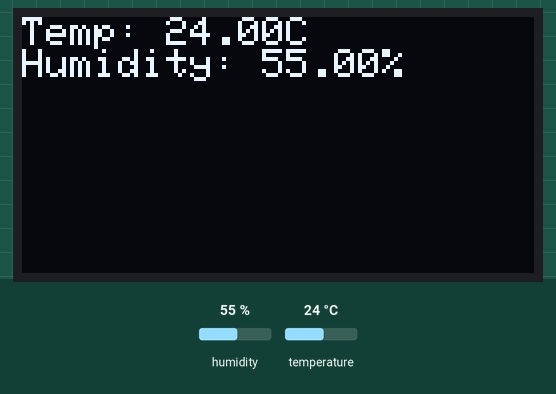
Bench run of a sketch on a simulated Arduino Uno, built with avr-gcc and run on an emulated ATmega328P. Shown: 128×64 one-colour display. The test bench sets the inputs (shaded band); at power-on: humidity 55 %, temperature 24 °C.

Above: at 1.2 s.
1.3 s: humidity set to 22 %
At 3.3 s:
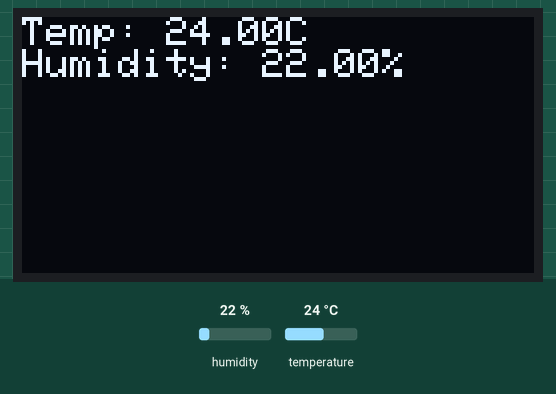
3.6 s: temperature set to 12 °C
At 5.0 s:
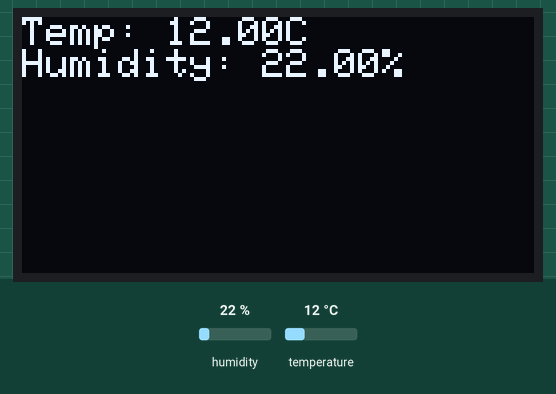
5.7 s: humidity set to 40 %
At 7.5 s:
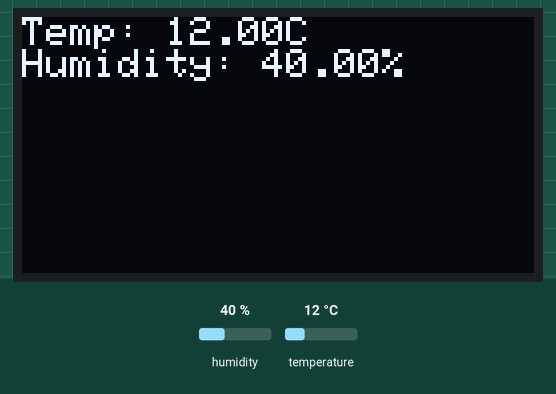
7.8 s: temperature set to 19 °C
Timing chart, 0 to 10.8 s (numbered marks = the images above; inputs shaded):
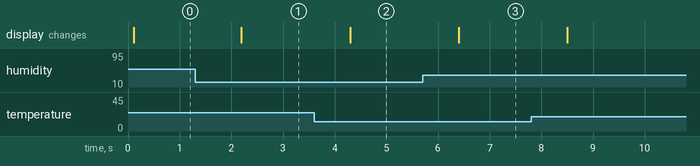

The sketch:

tempbtsensor.ino
```cpp
#include <SPI.h>
#include <Wire.h>
#include <Adafruit_GFX.h>
#include <Adafruit_SSD1306.h>
#include <Adafruit_Sensor.h>
#include <DHT.h>
#include <DHT_U.h>
#include <SoftwareSerial.h>

#define SCREEN_WIDTH 128 // OLED display width, in pixels
#define SCREEN_HEIGHT 64 // OLED display height, in pixels

// Declaration for an SSD1306 display connected to I2C (SDA, SCL pins)
#define OLED_RESET     4 // Reset pin # (or -1 if sharing Arduino reset pin)
Adafruit_SSD1306 display(SCREEN_WIDTH, SCREEN_HEIGHT, &Wire, OLED_RESET);

#define DHTPIN 4
#define DHTTYPE    DHT11
DHT_Unified dht(DHTPIN, DHTTYPE);

float temp, humidity;

#define BT_RX 2
#define BT_TX 3
SoftwareSerial ble(BT_RX, BT_TX);

void setupLCD()
{
  if(!display.begin(SSD1306_SWITCHCAPVCC, 0x3C)) { // Address for 128x64
    Serial.println(F("SSD1306 allocation failed"));
    for(;;); // Don't proceed, loop forever
  }

  display.cp437(true);
  display.clearDisplay();
  display.display();
}

void setupBluetooth()
{
  ble.begin(9600);
  return;

  do
  {
  if (ble.available())
  {
    char c = ble.read();
    Serial.print(c);
    //return;
  }
  else
  {
    //Serial.print("BLE not available");
    //Serial.println(++i);
    //delay(1000);
  }
  } while (true);
}

void setup() {
  Serial.begin(9600);
  setupBluetooth();

  setupLCD();
  dht.begin();
}

void loop() {
  dhtRead();
  render();
  btSend();
  delay(1000);
}

void dhtRead()
{
  sensors_event_t event;
  dht.temperature().getEvent(&event);
  temp = event.temperature;
  dht.humidity().getEvent(&event);
  humidity = event.relative_humidity;
}

void render()
{
  display.clearDisplay();
  display.setTextSize(1.5f);
  display.setTextColor(SSD1306_WHITE);
  display.setCursor(0, 0);


  display.print(F("Temp: "));
  display.print(temp);
  display.println(F("C"));

  display.print(F("Humidity: "));
  display.print(humidity);
  display.println(F("%"));

  display.display();
}

void btSend()
{
  ble.write("T:");
  ble.write(String(temp).c_str());
  ble.write(",H:");
  ble.write(String(humidity).c_str());
  ble.write("|");
}
```

Measured:
- after the input at 1.3 s, the display: changes after 0.89 s (image 1)
- after the input at 3.6 s, the display: changes after 0.70 s (image 2)
- after the input at 5.7 s, the display: changes after 0.70 s (image 3)
